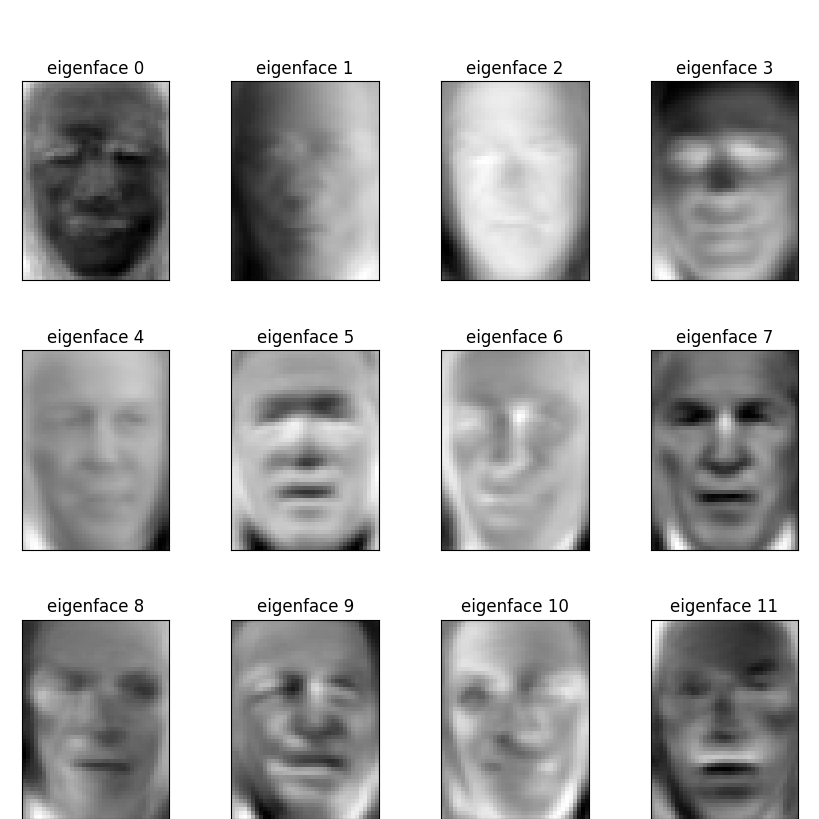

Write the Python code that produced this figure.
from sklearn.datasets import fetch_lfw_people
from sklearn.model_selection import train_test_split
from sklearn.metrics import classification_report
from sklearn.ensemble import RandomForestClassifier
from sklearn.model_selection import cross_val_score
import numpy as np
import matplotlib.pyplot as plt
import torch
import time

# Download the data, if not already on disk and load it as numpy arrays
lfw_people = fetch_lfw_people(min_faces_per_person=70, resize=0.4)

# introspect the images arrays to find the shapes (for plotting)
n_samples, h, w = lfw_people.images.shape

# for machine learning we use the 2 data directly (as relative pixel
# positions info is ignored by this model)
X = lfw_people.data
n_features = X.shape[1]

# the label to predict is the id of the person
y = lfw_people.target
target_names = lfw_people.target_names
n_classes = target_names.shape[0]

# print("Total dataset size:")
# print("n_samples: %d" % n_samples)
# print("n_features: %d" % n_features)
# print("n_classes: %d" % n_classes)

# Split into a training set and a test set using a stratified k fold
X_train, X_test, y_train, y_test = train_test_split(
    X, y, test_size=0.25, random_state=42
)
# Compute a PCA (eigenfaces) on the face dataset (treated as unlabeled dataset): unsupervised feature extraction / dimensionality reduction
n_components = 150

start = time.time()

# Center data
mean = np.mean(X_train, axis=0)
X_train -= mean
X_test -= mean

# Eigen-decomposition
U, S, V = np.linalg.svd(X_train, full_matrices=False)
components = V[:n_components]
eigenfaces = components.reshape((n_components, h, w))

# project into PCA subspace
X_transformed = np.dot(X_train, components.T)
print(X_transformed.shape)
X_test_transformed = np.dot(X_test, components.T)
print(X_test_transformed.shape)

end = time.time()
duration = end - start

print(f'Duration to find PCA of eigenfaces using Numpy: {duration:.6f}')

# Qualitative evaluation of the predictions using matplotlib
def plot_gallery(images, titles, h, w, n_row=3, n_col=4):
    """Helper function to plot a gallery of portraits"""
    plt.figure(figsize=(1.8 * n_col + 1, 2.4 * n_row + 1))
    plt.subplots_adjust(bottom=0, left=.01, right=.99, top=.90, hspace=.35)
    for i in range(n_row * n_col):
        plt.subplot(n_row, n_col, i + 1)
        plt.imshow(images[i].reshape((h, w)), cmap=plt.cm.gray)
        plt.title(titles[i], size=12)
        plt.xticks(())
        plt.yticks(())

    plt.savefig('figs/eigenfaces.png')
    plt.clf()

eigenface_titles = ["eigenface %d" % i for i in range(eigenfaces.shape[0])]

def compactness():
    # evaluate the performance of the dimensionality reduction via a compactness plot
    explained_variance = (S ** 2) / (n_samples - 1)
    total_var = explained_variance.sum()
    explained_variance_ratio = explained_variance / total_var
    ratio_cumsum = np.cumsum(explained_variance_ratio)
    print(ratio_cumsum.shape)
    eigenvalueCount = np.arange(n_components)

    plt.figure(figsize=(10, 6))
    plt.plot(eigenvalueCount, ratio_cumsum[:n_components])
    plt.title('Compactness')
    plt.savefig('figs/compactness.png')
    plt.clf()

def random_forest():

    #build random forest
    estimator = RandomForestClassifier(n_estimators=150, max_depth=15, max_features=150)
    estimator.fit(X_transformed, y_train) #expects X as (n_samples, n_features)

    predictions = estimator.predict(X_test_transformed)
    correct = predictions==y_test
    total_test = len(X_test_transformed)
    #print("Gnd Truth:", y_test)
    print("Total Testing", total_test)
    print("Predictions", predictions)
    print("Which Correct:",correct)
    print("Total Correct:",np.sum(correct))
    print("Accuracy:",np.sum(correct)/total_test)

    print(classification_report(y_test, predictions, target_names=target_names))


if __name__ == '__main__':
    # plot_gallery(eigenfaces, eigenface_titles, h, w)
    # compactness()
    random_forest()
